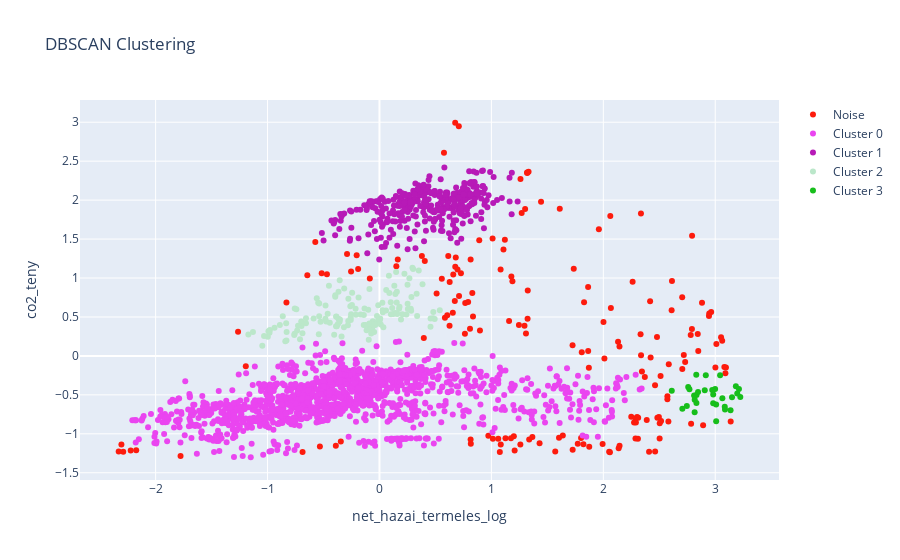

Notebook code cell kept with this figure:
### Code cell
dbscan = DBSCAN(eps = 0.222, min_samples=15)
clusters = dbscan.fit_predict(X_scaled)

df_clustered = X.copy()
df_clustered["cluster"] = clusters

cluster_profile_df = df_clustered.groupby("cluster").agg({
    col: ["mean", "count" ] for col in df_clustered.columns if col != "cluster"
}).reset_index()

cluster_profile_df.columns = ["_".join(filter(None, col)) for col in cluster_profile_df.columns]

X_scaled_df = pd.DataFrame(X_scaled, columns=features)

unique_clusters = sorted(set(clusters))
colors = ["#%06x" % random.randint(0, 0xFFFFFF) for _ in range(len(unique_clusters))]

fig = go.Figure()
for i, cluster_id in enumerate(unique_clusters):
    mask = clusters == cluster_id
    fig.add_trace(
        go.Scatter(
            x=X_scaled_df.loc[mask, "net_hazai_termeles_log"],
            y=X_scaled_df.loc[mask, "co2_teny"],
            mode="markers",
            name=f"Cluster {cluster_id}" if cluster_id != -1 else "Noise",  # Name for legend
            marker={"color": colors[i]}))
fig.update_layout(title="DBSCAN Clustering", xaxis_title=features[0], yaxis_title=features[-1], showlegend=True)
fig.show()

### Figure 1 — Plotly figure (JSON) as saved in the notebook; plotly's stock layout.template omitted (floating-point values rounded to 4 significant figures; data arrays with more than 128 entries replaced by an {"elided": "..."} marker saying what was removed)
{"data": [{"marker": {"color": "#fd1b0d"}, "mode": "markers", "name": "Noise", "type": "scatter", "x": {"elided": "172 float values"}, "y": {"elided": "172 float values"}}, {"marker": {"color": "#ea45f0"}, "mode": "markers", "name": "Cluster 0", "type": "scatter", "x": {"elided": "1483 float values"}, "y": {"elided": "1483 float values"}}, {"marker": {"color": "#b71ab7"}, "mode": "markers", "name": "Cluster 1", "type": "scatter", "x": {"elided": "373 float values"}, "y": {"elided": "373 float values"}}, {"marker": {"color": "#bbe7ca"}, "mode": "markers", "name": "Cluster 2", "type": "scatter", "x": {"elided": "143 float values"}, "y": {"elided": "143 float values"}}, {"marker": {"color": "#17be1b"}, "mode": "markers", "name": "Cluster 3", "type": "scatter", "x": [2.833, 2.999, 2.817, 3.008, 2.832, 2.916, 3.043, 2.831, 2.907, 3.184, 2.758, 2.816, 2.769, 3.087, 3.137, 3.085, 2.706, 2.811, 2.982, 3.008, 2.746, 2.973, 3.15, 3.224, 3.064, 2.846, 3.212, 3.197, 2.982, 2.612], "y": [-0.5026, -0.4251, -0.5629, -0.8387, -0.6041, -0.248, -0.2493, -0.242, -0.442, -0.39, -0.4005, -0.7242, -0.4283, -0.688, -0.6974, -0.6527, -0.6769, -0.5088, -0.608, -0.6243, -0.6439, -0.4377, -0.5306, -0.5286, -0.5437, -0.4634, -0.4234, -0.4833, -0.494, -0.447]}], "layout": {"showlegend": true, "title": {"text": "DBSCAN Clustering"}, "xaxis": {"title": {"text": "net_hazai_termeles_log"}}, "yaxis": {"title": {"text": "co2_teny"}}}}
